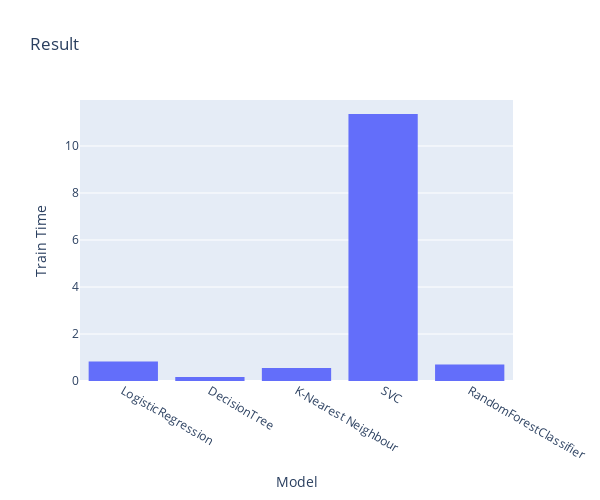

The notebook cell saved with this chart:
### Code cell
fig = px.histogram(resultsGridSearch_df, height=500, width=600, x="Model", y="Train Time", title="Result")
fig.update_xaxes( tickangle=30 )
fig.update_layout( yaxis_title="Train Time" )
fig.show()

### Figure 1 — Plotly figure (JSON) as saved in the notebook; plotly's stock layout.template omitted (floating-point values rounded to 4 significant figures)
{"data": [{"alignmentgroup": "True", "bingroup": "x", "histfunc": "sum", "hovertemplate": "Model=%{x}<br>sum of Train Time=%{y}<extra></extra>", "legendgroup": "", "marker": {"color": "#636efa", "pattern": {"shape": ""}}, "name": "", "offsetgroup": "", "orientation": "v", "showlegend": false, "type": "histogram", "x": ["LogisticRegression", "DecisionTree", "K-Nearest Neighbour", "SVC", "RandomForestClassifier"], "xaxis": "x", "y": [0.8334, 0.1665, 0.5581, 11.36, 0.7059], "yaxis": "y"}], "layout": {"barmode": "relative", "height": 500, "legend": {"tracegroupgap": 0}, "title": {"text": "Result"}, "width": 600, "xaxis": {"anchor": "y", "domain": [0, 1], "tickangle": 30, "title": {"text": "Model"}}, "yaxis": {"anchor": "x", "domain": [0, 1], "title": {"text": "Train Time"}}}}
